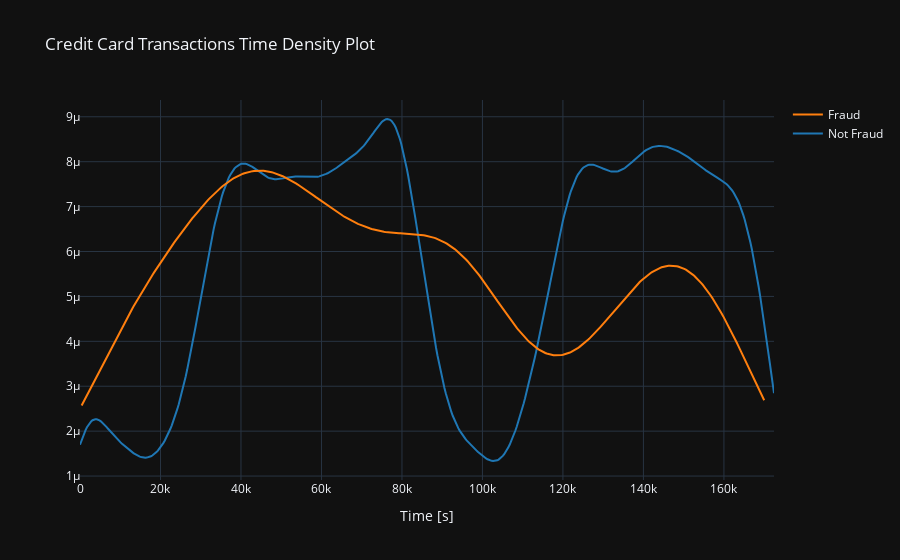

Source (notebook cell):
### Markdown cell above
## Transactions in time

### Code cell
class_0 = data_df.loc[data_df['Class'] == 0]["Time"]
class_1 = data_df.loc[data_df['Class'] == 1]["Time"]

hist_data = [class_0, class_1]
group_labels = ['Not Fraud', 'Fraud']

fig = ff.create_distplot(hist_data, group_labels, show_hist=False, show_rug=False)
fig['layout'].update(title='Credit Card Transactions Time Density Plot', xaxis=dict(title='Time [s]'))
iplot(fig, filename='dist_only')

### Figure 1 — Plotly figure (JSON) as saved in the notebook; plotly's stock layout.template omitted (floating-point values rounded to 4 significant figures; data arrays with more than 128 entries replaced by an {"elided": "..."} marker saying what was removed)
{"data": [{"legendgroup": "Not Fraud", "marker": {"color": "rgb(31, 119, 180)"}, "mode": "lines", "name": "Not Fraud", "showlegend": true, "x": {"elided": "500 float values"}, "xaxis": "x", "y": {"elided": "500 float values"}, "yaxis": "y", "type": "scatter"}, {"legendgroup": "Fraud", "marker": {"color": "rgb(255, 127, 14)"}, "mode": "lines", "name": "Fraud", "showlegend": true, "x": {"elided": "500 float values"}, "xaxis": "x", "y": {"elided": "500 float values"}, "yaxis": "y", "type": "scatter"}], "layout": {"barmode": "overlay", "hovermode": "closest", "legend": {"traceorder": "reversed"}, "title": {"text": "Credit Card Transactions Time Density Plot"}, "xaxis": {"anchor": "y2", "domain": [0.0, 1.0], "title": {"text": "Time [s]"}, "zeroline": false}, "yaxis": {"anchor": "free", "domain": [0.0, 1], "position": 0.0}}}
